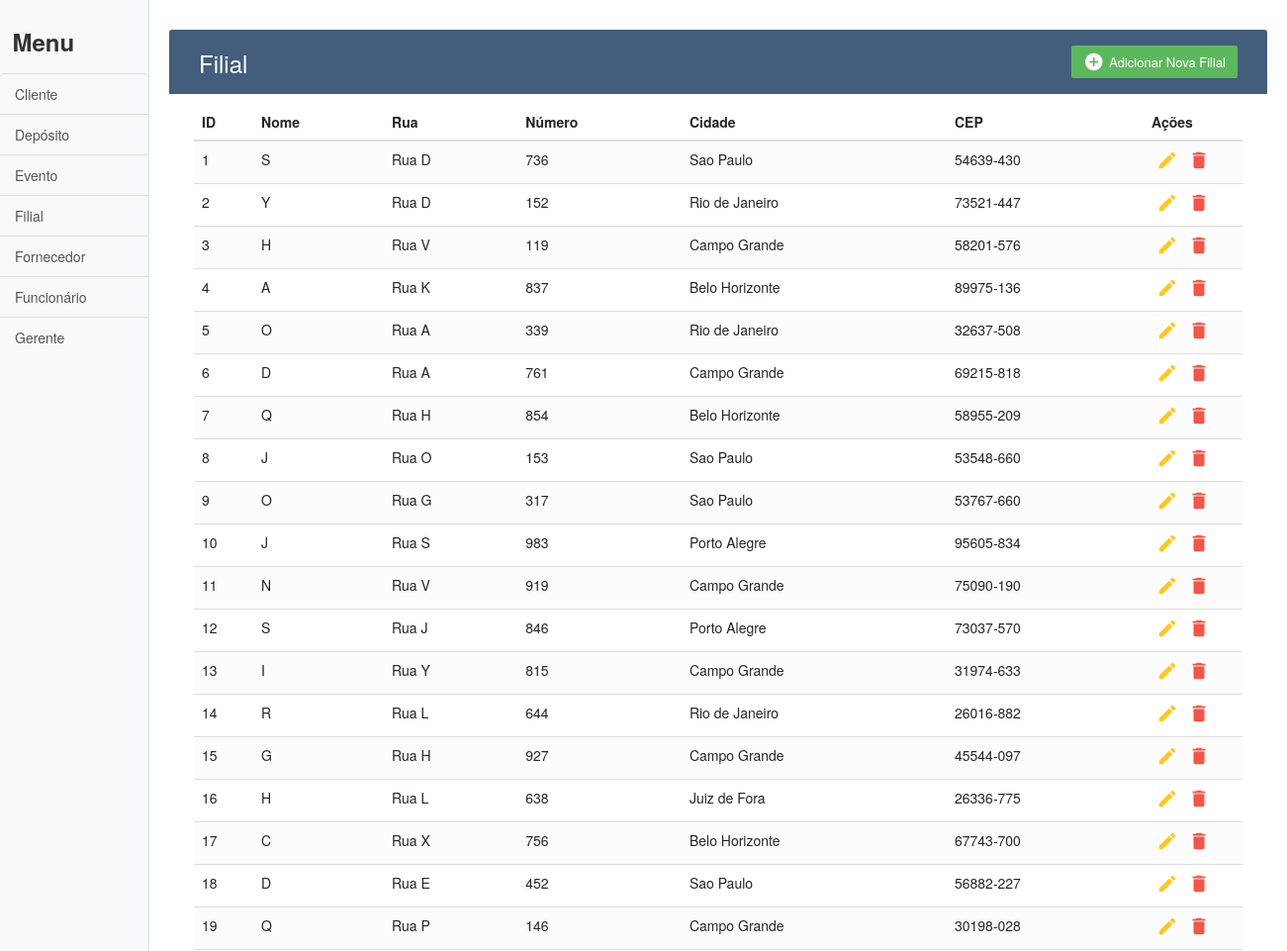
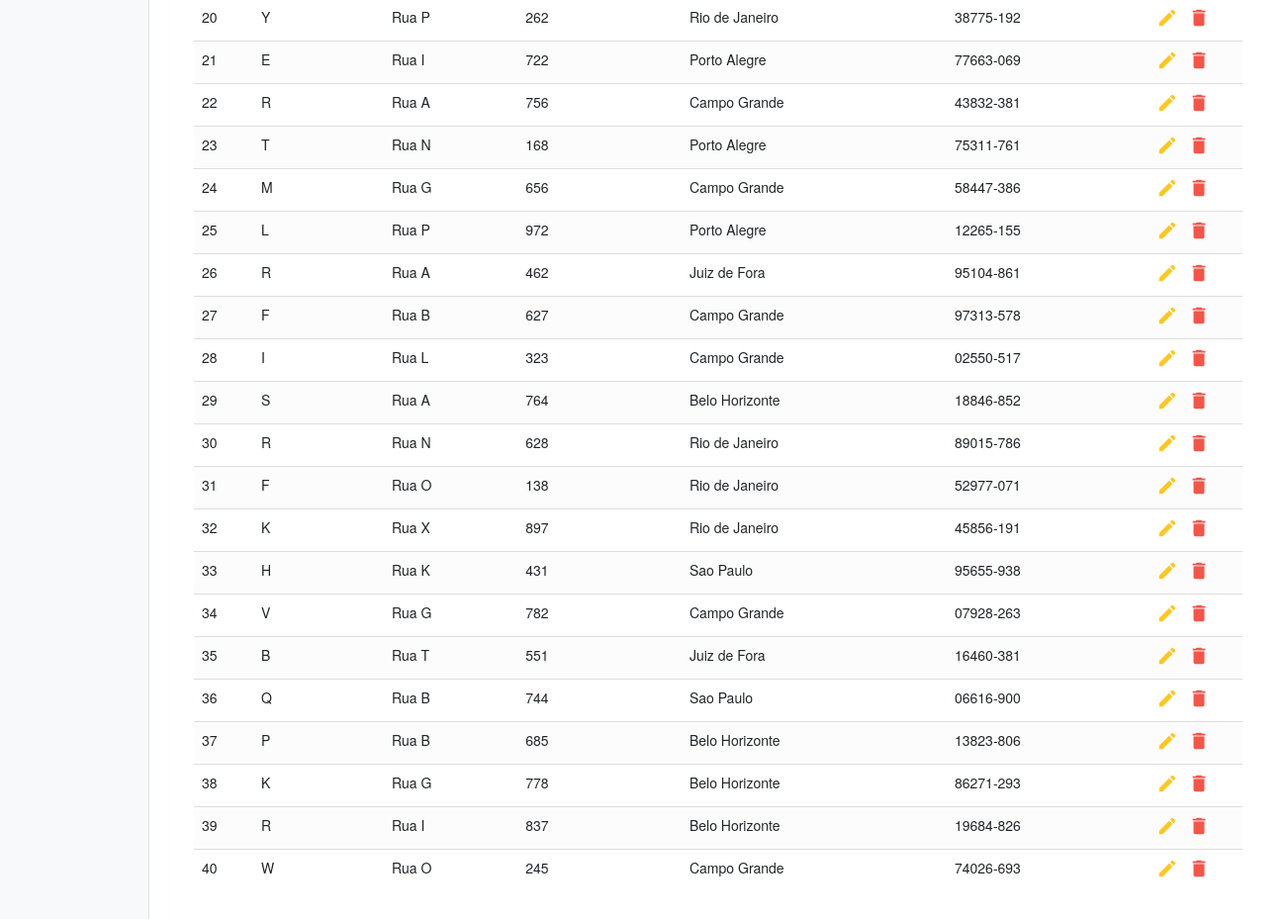
The page /Códigos/index.php on the database its author committed (2 pictures, top to bottom).
### tables this page shows
CREATE TABLE filial (
	nome 		VARCHAR(200)	NOT NULL,
	cep 		VARCHAR(9)		NOT NULL,
	cidade 		VARCHAR(200)	NOT NULL,
	numero 		INTEGER			NOT NULL,
	rua 		VARCHAR(200)	NOT NULL,
	id_filial 	INTEGER			PRIMARY KEY 	AUTO_INCREMENT
);

### Códigos/index.php (the view, shortened to what this page needs)
<!DOCTYPE html>
<html lang="en">
<head>
	<?php
		include("header.php");
	?>
</head>
<body>
	<div class="d-flex" id="wrapper">
		<?php
			include_once("conection.php");
			include("sidebar.php");
		?>
		<div id="page-content-wrapper">
			<div class="container">
				<div class="table-wrapper">
					<div class="table-title">
						<div class="row">
							<div class="col-sm-6">
								<h2>Filial</h2>
							</div>
							<div class="col-sm-6">
								<a href="add/filial.php" class="btn btn-success">
									<i class="material-icons">&#xE147;</i>
									<span>Adicionar Nova Filial</span>
								</a>
							</div>
						</div>
					</div>
					<table class="table table-striped table-hover">
						<thead>
							<tr>
								<th>ID</th>
								<th>Nome</th>
								<th>Rua</th>
								<th>Número</th>
								<th>Cidade</th>
								<th>CEP</th>
								<th>Ações</th>
							</tr>
						</thead>
						<tbody>
							<?php
								$sql = "SELECT *
										FROM filial
										ORDER BY id_filial";
								$filiais = mysqli_query($conexao, $sql);
								foreach($filiais as $filial){
									echo "<tr>";
										echo '<td>' . $filial['id_filial'] . '</td>';
										echo '<td>' . $filial['nome'] . '</td>';
										echo '<td>' . $filial['rua'] . '</td>';
										echo '<td>' . $filial['numero'] . '</td>';
										echo '<td>' . $filial['cidade'] . '</td>';
										echo '<td>' . $filial['cep'] . '</td>';
										echo '<td>';
											echo '<a href="edit/filial.php?id='.$filial['id_filial'].'" class="edit"><i class="material-icons" data-toggle="tooltip" title="Editar">&#xE254;</i></a>';
											echo '<a href="delete/filial.php?id='.$filial['id_filial'].'" class="delete"><i class="material-icons" data-toggle="tooltip" title="Deletar">&#xE872;</i></a>';
										echo '</td>';
									echo "</tr>";
								}
							?>
						</tbody>
					</table>
				</div>
			</div>
		</div>
	</div>
</body>
</html>

### Códigos/header.php (shortened to what this page needs)
<link href="vendor/bootstrap/css/bootstrap.min.css" rel="stylesheet">
<link href="css/simple-sidebar.css" rel="stylesheet">
<link rel="stylesheet" href="https://maxcdn.bootstrapcdn.com/font-awesome/4.7.0/css/font-awesome.min.css">
<link rel="stylesheet" type="text/css" href="css/styles.css">
<link rel="stylesheet" href="https://maxcdn.bootstrapcdn.com/bootstrap/3.3.7/css/bootstrap.min.css">

### Códigos/sidebar.php
<div class="bg-light border-right" id="sidebar-wrapper">
	<div class="sidebar-heading"><h3><b>Menu</b></h3> </div>
	<div class="list-group list-group-flush">
		<a href="cliente.php" class="list-group-item list-group-item-action bg-light">Cliente</a>
		<a href="deposito.php" class="list-group-item list-group-item-action bg-light">Depósito</a>
		<a href="evento.php" class="list-group-item list-group-item-action bg-light">Evento</a>
		<a href="index.php" class="list-group-item list-group-item-action bg-light">Filial</a>
		<a href="fornecedor.php" class="list-group-item list-group-item-action bg-light">Fornecedor</a>
		<a href="funcionario.php" class="list-group-item list-group-item-action bg-light">Funcionário</a>
		<a href="gerente.php" class="list-group-item list-group-item-action bg-light">Gerente</a>
	</div>
</div>

### Códigos/css/simple-sidebar.css (style rules this page uses)
body { overflow-x: hidden; }
#sidebar-wrapper { min-height: 100vh; margin-left: -15rem; -webkit-transition: margin .25s ease-out; -moz-transition: margin .25s ease-out; -o-transition: margin .25s ease-out; transition: margin .25s ease-out; }
#sidebar-wrapper .sidebar-heading { padding: 0.875rem 1.25rem; font-size: 1.2rem; }
#sidebar-wrapper .list-group { width: 15rem; }
#page-content-wrapper { min-width: 100vw; }
@media (min-width: 768px) { #sidebar-wrapper { margin-left: 0; } }
@media (min-width: 768px) { #page-content-wrapper { min-width: 0; width: 100%; } }

### Códigos/css/styles.css (style rules this page uses)
body { color: #566787; background: #f5f5f5; font-family: 'Varela Round', sans-serif; font-size: 13px; }
.table-wrapper { background: #fff; padding: 20px 25px; margin: 30px 0; border-radius: 3px; box-shadow: 0 1px 1px rgba(0,0,0,.05); }
.table-title { padding-bottom: 15px; background: #435d7d; color: #fff; padding: 16px 30px; margin: -20px -25px 10px; border-radius: 3px 3px 0 0; }
.table-title h2 { margin: 5px 0 0; font-size: 24px; }
.table-title .btn { color: #fff; float: right; font-size: 13px; border: none; min-width: 50px; border-radius: 2px; border: none; outline: none !important; margin-left: 10px; }
.table-title .btn i { float: left; font-size: 21px; margin-right: 5px; }
.table-title .btn span { float: left; margin-top: 2px; }
table.table tr th, table.table tr td { border-color: #e9e9e9; padding: 12px 15px; vertical-align: middle; }
table.table tr th:first-child { width: 60px; }
table.table tr th:last-child { width: 100px; }
table.table-striped tbody tr:nth-of-type(odd) { background-color: #fcfcfc; }
table.table td:last-child i { opacity: 0.9; font-size: 22px; margin: 0 5px; }
table.table td a { font-weight: bold; color: #566787; display: inline-block; text-decoration: none; outline: none !important; }
table.table td a.edit { color: #FFC107; }
table.table td a.delete { color: #F44336; }
table.table td i { font-size: 19px; }

### rows shown on the page
filial: id_filial "1", nome "S", rua "Rua D", numero "736", cidade "Sao Paulo", cep "54639-430"
filial: id_filial "2", nome "Y", rua "Rua D", numero "152", cidade "Rio de Janeiro", cep "73521-447"
filial: id_filial "3", nome "H", rua "Rua V", numero "119", cidade "Campo Grande", cep "58201-576"
filial: id_filial "4", nome "A", rua "Rua K", numero "837", cidade "Belo Horizonte", cep "89975-136"
filial: id_filial "5", nome "O", rua "Rua A", numero "339", cidade "Rio de Janeiro", cep "32637-508"
filial: id_filial "6", nome "D", rua "Rua A", numero "761", cidade "Campo Grande", cep "69215-818"
filial: id_filial "7", nome "Q", rua "Rua H", numero "854", cidade "Belo Horizonte", cep "58955-209"
filial: id_filial "8", nome "J", rua "Rua O", numero "153", cidade "Sao Paulo", cep "53548-660"
filial: id_filial "9", nome "O", rua "Rua G", numero "317", cidade "Sao Paulo", cep "53767-660"
filial: id_filial "10", nome "J", rua "Rua S", numero "983", cidade "Porto Alegre", cep "95605-834"
filial: id_filial "11", nome "N", rua "Rua V", numero "919", cidade "Campo Grande", cep "75090-190"
filial: id_filial "12", nome "S", rua "Rua J", numero "846", cidade "Porto Alegre", cep "73037-570"
filial: id_filial "13", nome "I", rua "Rua Y", numero "815", cidade "Campo Grande", cep "31974-633"
filial: id_filial "14", nome "R", rua "Rua L", numero "644", cidade "Rio de Janeiro", cep "26016-882"
filial: id_filial "15", nome "G", rua "Rua H", numero "927", cidade "Campo Grande", cep "45544-097"
filial: id_filial "16", nome "H", rua "Rua L", numero "638", cidade "Juiz de Fora", cep "26336-775"
filial: id_filial "17", nome "C", rua "Rua X", numero "756", cidade "Belo Horizonte", cep "67743-700"
filial: id_filial "18", nome "D", rua "Rua E", numero "452", cidade "Sao Paulo", cep "56882-227"
filial: id_filial "19", nome "Q", rua "Rua P", numero "146", cidade "Campo Grande", cep "30198-028"
filial: id_filial "20", nome "Y", rua "Rua P", numero "262", cidade "Rio de Janeiro", cep "38775-192"
filial: id_filial "21", nome "E", rua "Rua I", numero "722", cidade "Porto Alegre", cep "77663-069"
filial: id_filial "22", nome "R", rua "Rua A", numero "756", cidade "Campo Grande", cep "43832-381"
filial: id_filial "23", nome "T", rua "Rua N", numero "168", cidade "Porto Alegre", cep "75311-761"
filial: id_filial "24", nome "M", rua "Rua G", numero "656", cidade "Campo Grande", cep "58447-386"
filial: id_filial "25", nome "L", rua "Rua P", numero "972", cidade "Porto Alegre", cep "12265-155"
filial: id_filial "26", nome "R", rua "Rua A", numero "462", cidade "Juiz de Fora", cep "95104-861"
filial: id_filial "27", nome "F", rua "Rua B", numero "627", cidade "Campo Grande", cep "97313-578"
filial: id_filial "28", nome "I", rua "Rua L", numero "323", cidade "Campo Grande", cep "02550-517"
filial: id_filial "29", nome "S", rua "Rua A", numero "764", cidade "Belo Horizonte", cep "18846-852"
filial: id_filial "30", nome "R", rua "Rua N", numero "628", cidade "Rio de Janeiro", cep "89015-786"
filial: id_filial "31", nome "F", rua "Rua O", numero "138", cidade "Rio de Janeiro", cep "52977-071"
filial: id_filial "32", nome "K", rua "Rua X", numero "897", cidade "Rio de Janeiro", cep "45856-191"
filial: id_filial "33", nome "H", rua "Rua K", numero "431", cidade "Sao Paulo", cep "95655-938"
filial: id_filial "34", nome "V", rua "Rua G", numero "782", cidade "Campo Grande", cep "07928-263"
filial: id_filial "35", nome "B", rua "Rua T", numero "551", cidade "Juiz de Fora", cep "16460-381"
filial: id_filial "36", nome "Q", rua "Rua B", numero "744", cidade "Sao Paulo", cep "06616-900"
filial: id_filial "37", nome "P", rua "Rua B", numero "685", cidade "Belo Horizonte", cep "13823-806"
filial: id_filial "38", nome "K", rua "Rua G", numero "778", cidade "Belo Horizonte", cep "86271-293"
filial: id_filial "39", nome "R", rua "Rua I", numero "837", cidade "Belo Horizonte", cep "19684-826"
filial: id_filial "40", nome "W", rua "Rua O", numero "245", cidade "Campo Grande", cep "74026-693"
